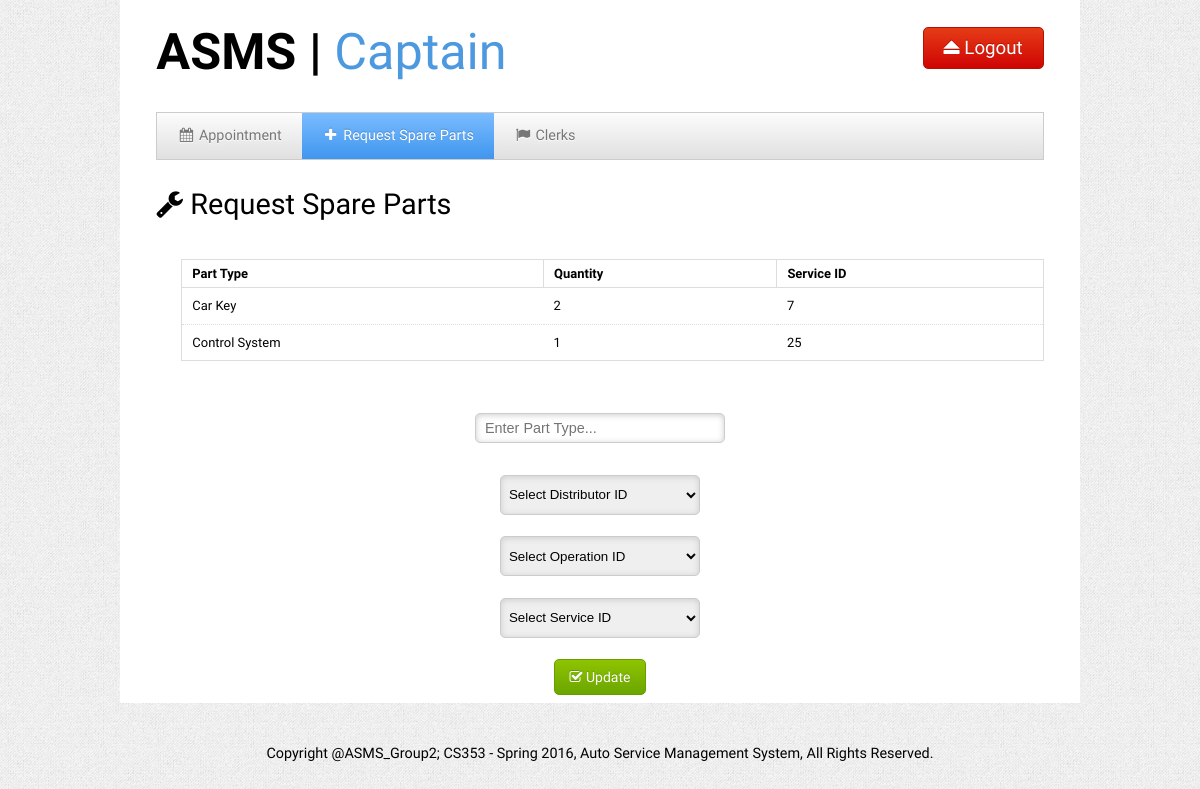
The page /captain_reqpart.php (signed in) on the database its author committed.
### tables this page shows
CREATE TABLE `service` (
  `service_id` int(10) NOT NULL,
  `car_id` int(10) NOT NULL,
  `ops_id` int(10) NOT NULL,
  `department_id` int(10) NOT NULL,
  `customer_id` int(10) NOT NULL,
  `available` int(1) NOT NULL,
  `demand` int(1) NOT NULL,
  `done` int(1) NOT NULL,
  `start_date` date NOT NULL
);

CREATE TABLE `operations` (
  `ops_id` int(10) NOT NULL,
  `department_id` int(10) NOT NULL,
  `description` varchar(300) NOT NULL,
  `part_type` varchar(20) NOT NULL,
  `quantity` int(10) NOT NULL
);

### captain_reqpart.php (the view, shortened to what this page needs)
<?php
$host = "localhost";
$user = "root";
$pass = "";
$conn = mysql_connect($host,$user,$pass);
echo "
<!DOCTYPE html>
<html>
<head>
	<title>ASMS | Captain</title>
	<meta charset=UTF-8'>
	<meta name='viewport' content='width=device-width, initial-scale=1.0'/>
	<meta name='description' content='' />
	<link rel='stylesheet' type='text/css' href='css/kickstart.css' media='all' />
	<link rel='stylesheet' type='text/css' href='style.css' media='all' />
	<script type='text/javascript' src='https://ajax.googleapis.com/ajax/libs/jquery/1.9.1/jquery.min.js'></script>
	<script type='text/javascript' src='js/kickstart.js'></script>
</head>
<body>
<div id='container' class='grid'>
	<header>
		<div class='col_6 column'>
			<h1><a href='captain_main.php'><strong>ASMS | </strong>Captain</a></h1>
		</div>
		<div class='col_6 column right'>
			<form action='captain_logout.php' id='add_job_link'>
				<button class='large red'><i class='icon-eject'></i> Logout</button>
			</form>
		</div>
	</header>
	<div class='col_12 column'>
		<ul class='menu'>
		<li><a href='captain_main.php'><i class='icon-calendar'></i> Appointment</a></li>
		<li class = 'current'><a href='captain_reqpart.php'><i class='icon-plus'></i> Request Spare Parts</a></li>
		<li><a href='captain_clerks.php'><i class='icon-flag'></i> Clerks</a></li>
		</ul>
	</div>
		<div id='category_block' class='col_12 column'>
		<h4><td><i class='icon-wrench'></i></td> Request Spare Parts</h4>
			<ul></ul>
		</div>
		<div class='col_12 column'>
			<center>
			<ul id='listings'>
			<table class='sortable' cellspacing='0' cellpadding='0'>
			<thead><tr>
				<th>Part Type</th>
				<th>Quantity</th>
				<th>Service ID</th>
			</tr>
			<tbody>";
			$dept = $_SESSION['department_id'];
			$query = "SELECT * FROM operations NATURAL JOIN service WHERE available = 0 AND demand = 0 AND department_id = ".$dept."";
			$result = mysql_query($query, $conn) or die( mysql_error());
				while($row = mysql_fetch_array($result)){
					echo "<tr>";
					$part_type = $row['part_type'];
					$quantity = $row['quantity'];
					$service = $row['service_id'];
					echo"<td>".$part_type."</td>";
					echo"<td>".$quantity."</td>";
					echo"<td>".$service."</td>";
					echo "</tr>";
				}
echo"
			</tbody>
			</table>
			</center>
			<div>
			</div>
			<div>
			</ul>
	";
echo"
			<form class='horizontal' method='get' action=".$_SERVER['PHP_SELF'].">
			<br><center>
			";
				echo "
				<p>
					<input name='part_type' type='text' placeholder='Enter Part Type...' required= 'required'/>
				</p>
				<br>
				<select id = 'state_select' name='distributor_select' required= 'required'/>
					<option>Select Distributor ID</option>
				";
				echo "
				</select>  <br><br>
				<select id = 'state_select' name='operation_select' required= 'required'/>
					<option>Select Operation ID</option>
				";
				echo "
				</select> <br><br>
				<select id = 'state_select' name='service_select' required= 'required'/>
					<option>Select Service ID</option>
				";
				echo "
				</select> <br><br>
				<button class = 'green' type='submit'><i class = 'icon-check'></i> Update</button>
				</form></center>
			</form>
			";
echo "
		</div>
		</div>
		</div>
		<div>
		<div>
		<div class='clearfix'></div>
		<footer>
			<p>Copyright @ASMS_Group2; CS353 - Spring 2016, Auto Service Management System, All Rights Reserved.</p>
		</footer>
</div>
</body>
</html>
";
?>

### css/kickstart.css (style rules this page uses)
* { -webkit-box-sizing: border-box; -moz-box-sizing: border-box; box-sizing: border-box; }
a { color:#4D99E0;outline:0; }
a [class^="icon-"] { color:inherit;text-decoration:none; }
strong,b { color:#000;font-weight:bold; }
.right { text-align:right; }
article,aside,details,figcaption,figure, footer,header,hgroup,menu,nav,section { display:block; }
h1,h2,h3,h4,h5,h6 { font-weight:bold; line-height:140%; }
h1 { font-size:3.5em; margin:10px 0 10px 0; }
h4 { font-size:2em; margin:10px 0 10px 0; }
p { margin:10px 0; }
ul, ol { padding:0; margin:0 0 20px 25px; }
li { padding:5px 0; margin:0; }
table { width:100%;margin:0 0 10px 0;text-align:left;border-collapse: collapse; }
thead, tbody { margin:0;padding:0; }
th, td { padding:7px 10px;font-size:0.9em;border-bottom:1px dotted #ddd;text-align:left; }
thead th { font-size:0.9em;padding:3px 10px;border-bottom:1px solid #ddd; }
tbody tr.last th, tbody tr.last td { border-bottom:0; }
table.sortable { border:1px solid #ddd; }
table.sortable thead th { cursor: pointer;position:relative;top:0;left:0;border-right:1px solid #ddd; }

### style.css (style rules this page uses)
h1,h2,h3,h4,h5,h6 { font-family: "Arimo", arial, verdana, sans-serif; font-weight:normal; }
thead th, tbody th { font-family: "Arimo", arial, verdana, sans-serif; }
button, a.btn, input[type="submit"], input[type="reset"], input[type="button"] { font-family: "Arimo", arial, verdana, sans-serif; }
.menu { font-family: "Arimo", arial, verdana, sans-serif; }
a { text-decoration:none; }
li { list-style:none; }
input[type='text'],input[type='email'],input[type='password'] { width:250px; height:30px; padding:4px; }
body { margin:0; padding:0 0 0 0; color:#000; background:#efefef url(css/img/gray_jean.png); font:normal 0.9em/150% 'Arimo', arial, verdana, sans-serif; text-shadow: 0 0 1px transparent; }
#container { background:#fff; overflow:hidden; min-height:300px; max-width:960px; }
#add_job_link { margin-top:20px; }
#category_select, #state_select { height:40px; width:200px; padding:4px; border:1px solid #ccc; border-radius:5px; box-shadow: inset 0 1px 6px #ccc; margin-right:7px; margin-left:7px; }
footer { padding:30px 0 30px 0; text-align:center; }

### css/kickstart-forms.css (style rules this page uses)
form { padding:0; margin:0; }
input { display:inline-block; *display:inline; vertical-align: middle; width:auto; zoom:1; margin:0; border:1px solid #ccc; font-size:1em; padding:5px 0; text-indent: 5px; -moz-border-radius:5px; -webkit-border-radius:5px; border-radius:5px; background:#fff; -moz-box-shadow:inset 0 0 6px #ccc; -webkit-box-shadow:inset 0 1px 6px #ccc; box-shadow:inset 0 1px 6px #ccc; -moz-box-sizing: border-box; -webkit-box-sizing: border-box; box-sizing: border-box; }
input[type="text"], textarea, button, a.button, a, input[type="file"] { -moz-transition: -moz-box-shadow 0.5s, border 0.5s, background 0.5s; -webkit-transition: -webkit-box-shadow 0.5s, border 0.5s, background 0.5s; -o-transition: box-shadow 0.5s, border 0.5s, background 0.5s; transition: box-shadow 0.5s, border 0.5s, background 0.5s; }
select { display:inline; width:auto; margin:0; border:1px solid #ccc; line-height:100%; padding:3px; vertical-align: middle; }

### css/kickstart-grid.css (style rules this page uses)
.grid { max-width:1220px; margin:0 auto; padding:0 2em; }
.col_6 { width: 48.333333333333%; }
.col_12 { width: 98.333333333333%; }
*[class*="col_"] { margin-left: 0.83333333333333%; margin-right: 0.83333333333333%; margin-top:0.5em; margin-bottom:0.5em; float: left; display: block; }
@media all and (min-width: 1024px) and (max-width: 1280px) { .grid { max-width: 1024px; } }

### rows shown on the page
service: operations.part_type "Car Key", operations.quantity "2", service_id "7"
service: operations.part_type "Control System", operations.quantity "1", service_id "25"
